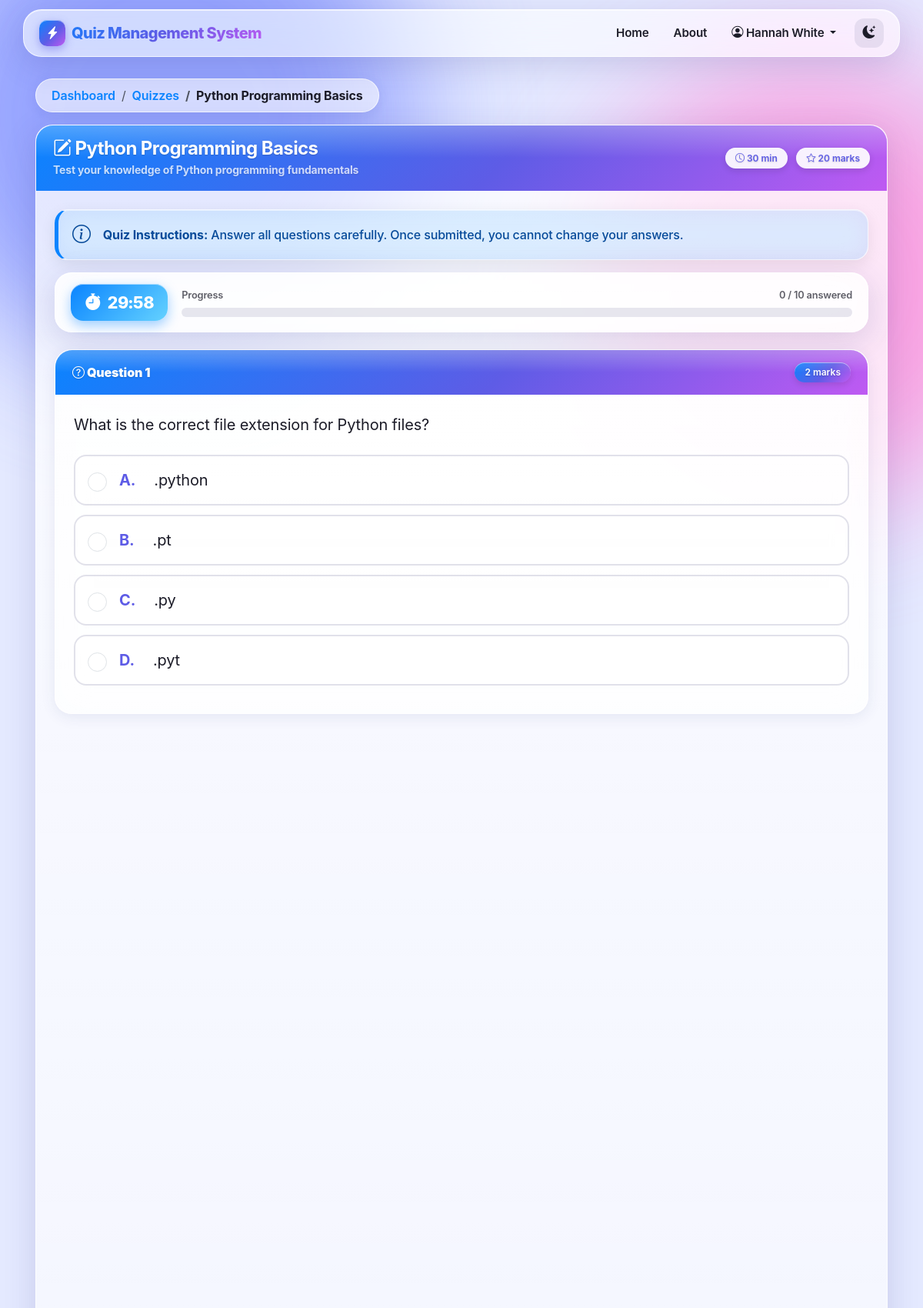
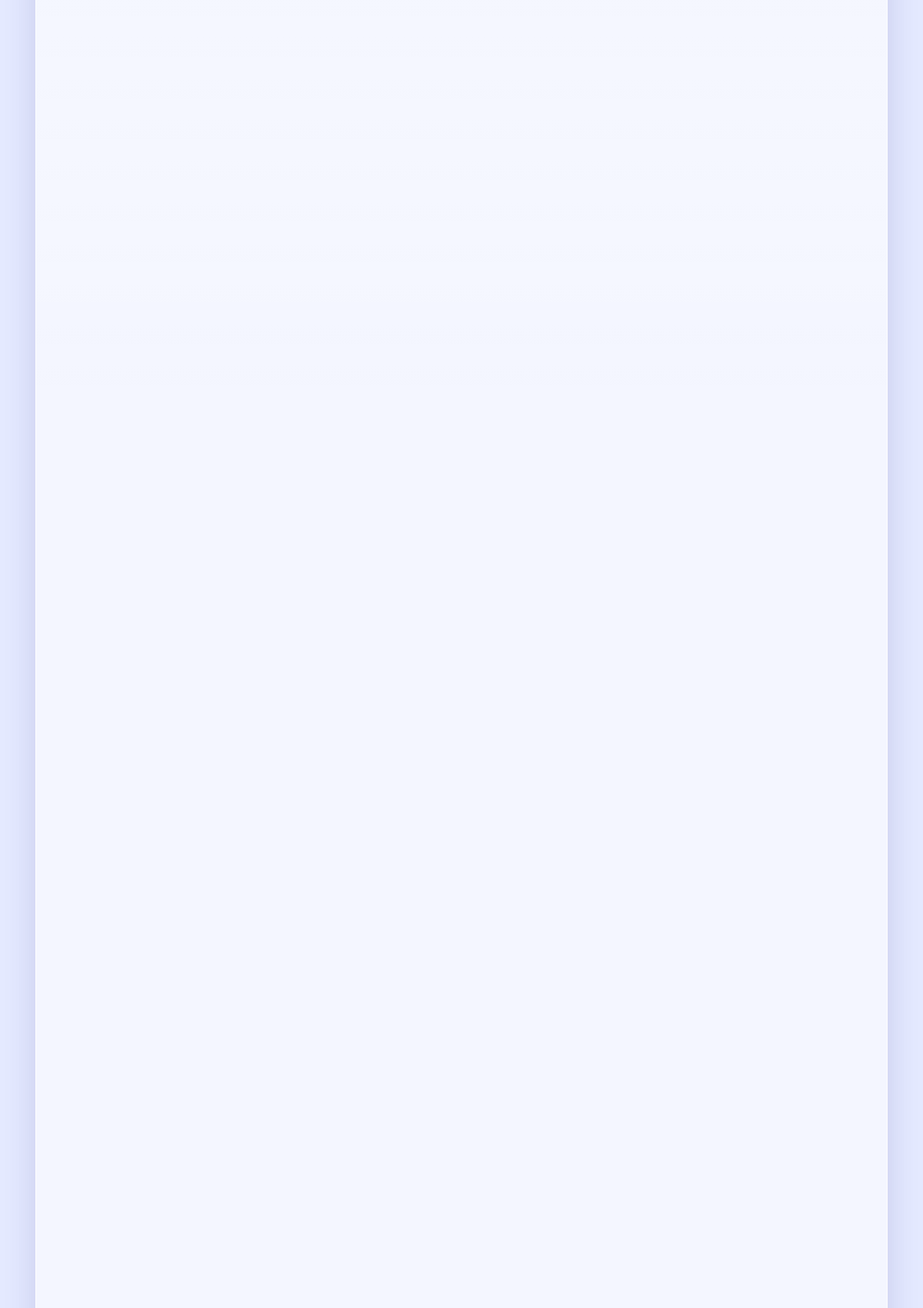
The page /student/quiz/1 (signed in, upper part) on the database its author committed (2 pictures, top to bottom).
### models.py (models this page shows)
class Quiz(db.Model):
    id = db.Column(db.Integer, primary_key=True)
    title = db.Column(db.String(200), nullable=False)
    description = db.Column(db.Text)
    duration = db.Column(db.Integer, nullable=False)  # in minutes
    total_marks = db.Column(db.Integer, nullable=False)
    created_at = db.Column(db.DateTime, default=datetime.now)
    questions = db.relationship('Question', backref='quiz', lazy=True, cascade='all, delete-orphan')

class Question(db.Model):
    id = db.Column(db.Integer, primary_key=True)
    quiz_id = db.Column(db.Integer, db.ForeignKey('quiz.id'), nullable=False)
    question = db.Column(db.Text, nullable=False)
    option_a = db.Column(db.String(255), nullable=False)
    option_b = db.Column(db.String(255), nullable=False)
    option_c = db.Column(db.String(255), nullable=False)
    option_d = db.Column(db.String(255), nullable=False)
    correct_answer = db.Column(db.String(1), nullable=False)  # 'A', 'B', 'C', or 'D'
    marks = db.Column(db.Integer, nullable=False, default=1)

### app.py (the view)
@app.route('/student/quiz/<int:quiz_id>')
@student_login_required
def take_quiz(quiz_id):
    quiz = Quiz.query.get_or_404(quiz_id)
    questions = Question.query.filter_by(quiz_id=quiz_id).all()
    return render_template('take_quiz.html', quiz=quiz, questions=questions)

### app.py (called while the page is built)
def student_login_required(f):
    @wraps(f)
    def decorated_function(*args, **kwargs):
        if 'student_id' not in session:
            flash('Please login as student to access this page.', 'danger')
            return redirect(url_for('student_login'))
        return f(*args, **kwargs)
    return decorated_function

### templates/take_quiz.html (shortened to what this page needs)
{% extends "base.html" %}
{% block content %}
<div class="row">
    <div class="col-md-12">
        <nav aria-label="breadcrumb">
            <ol class="breadcrumb">
                <li class="breadcrumb-item"><a href="{{ url_for('student_dashboard') }}">Dashboard</a></li>
                <li class="breadcrumb-item"><a href="{{ url_for('student_quizzes') }}">Quizzes</a></li>
                <li class="breadcrumb-item active">{{ quiz.title }}</li>
            </ol>
        </nav>
    </div>
</div>
<div class="row">
    <div class="col-md-12">
        <div class="card">
            <div class="card-header d-flex justify-content-between align-items-center">
                <div>
                    <h4 class="mb-0"><i class="bi bi-pencil-square"></i> {{ quiz.title }}</h4>
                    <small class="text-white opacity-75">{{ quiz.description }}</small>
                </div>
                <div>
                    <span class="badge bg-white text-primary me-2">
                        <i class="bi bi-clock"></i> {{ quiz.duration }} min
                    </span>
                    <span class="badge bg-white text-primary">
                        <i class="bi bi-star"></i> {{ quiz.total_marks }} marks
                    </span>
                </div>
            </div>
            <div class="card-body">
                <div class="alert alert-info d-flex align-items-center">
                    <i class="bi bi-info-circle fs-4 me-3"></i>
                    <div>
                        <strong>Quiz Instructions:</strong> Answer all questions carefully. Once submitted, you cannot change your answers.
                    </div>
                </div>
                <div class="quiz-hud" id="quizHud">
                    <div class="timer" id="quizTimer"><i class="bi bi-stopwatch-fill"></i> <span id="timerText">--:--</span></div>
                    <div class="hud-progress">
                        <div class="hud-label"><span>Progress</span><span id="progressText">0 / {{ questions|length }} answered</span></div>
                        <div class="progress"><div class="progress-bar" id="progressBar" style="width:0%"></div></div>
                    </div>
                </div>
                <form method="POST" action="{{ url_for('submit_quiz', quiz_id=quiz.id) }}" id="quizForm">
                    {% for question in questions %}
                    <div class="card question-card mb-4 border-2" style="border-color: #667eea;">
                        <div class="card-header" style="background: linear-gradient(135deg, rgba(102, 126, 234, 0.1) 0%, rgba(118, 75, 162, 0.1) 100%);">
                            <div class="d-flex justify-content-between align-items-center">
                                <strong><i class="bi bi-question-circle"></i> Question {{ loop.index }}</strong>
                                <span class="badge bg-primary">{{ question.marks }} marks</span>
                            </div>
                        </div>
                        <div class="card-body">
                            <p class="fs-5 mb-4">{{ question.question }}</p>
                            <div class="list-group">
                                <label class="list-group-item list-group-item-action d-flex align-items-center gap-3 p-3 option-label" data-value="A">
                                    <input class="form-check-input fs-5" type="radio" name="question_{{ question.id }}" value="A" required>
                                    <span class="fs-5 fw-bold text-primary me-2">A.</span>
                                    <span class="fs-5">{{ question.option_a }}</span>
                                </label>
                                <label class="list-group-item list-group-item-action d-flex align-items-center gap-3 p-3 option-label" data-value="B">
                                    <input class="form-check-input fs-5" type="radio" name="question_{{ question.id }}" value="B">
                                    <span class="fs-5 fw-bold text-primary me-2">B.</span>
                                    <span class="fs-5">{{ question.option_b }}</span>
                                </label>
                                <label class="list-group-item list-group-item-action d-flex align-items-center gap-3 p-3 option-label" data-value="C">
                                    <input class="form-check-input fs-5" type="radio" name="question_{{ question.id }}" value="C">
                                    <span class="fs-5 fw-bold text-primary me-2">C.</span>
                                    <span class="fs-5">{{ question.option_c }}</span>
                                </label>
                                <label class="list-group-item list-group-item-action d-flex align-items-center gap-3 p-3 option-label" data-value="D">
                                    <input class="form-check-input fs-5" type="radio" name="question_{{ question.id }}" value="D">
                                    <span class="fs-5 fw-bold text-primary me-2">D.</span>
                                    <span class="fs-5">{{ question.option_d }}</span>
                                </label>
                            </div>
                        </div>
                    </div>
                    {% endfor %}
                </form>
            </div>
        </div>
    </div>
</div>
{% endblock %}

### rows shown on the page
Quiz: title "Python Programming Basics", description "Test your knowledge of Python programming fundamentals", duration "30", total_marks "20"
Question: marks "2", question "What is the correct file extension for Python files?", option_a ".python", option_b ".pt", option_c ".py", option_d ".pyt"

### other values the page prints
{{ session.get('student_name') }} "Hannah White"
